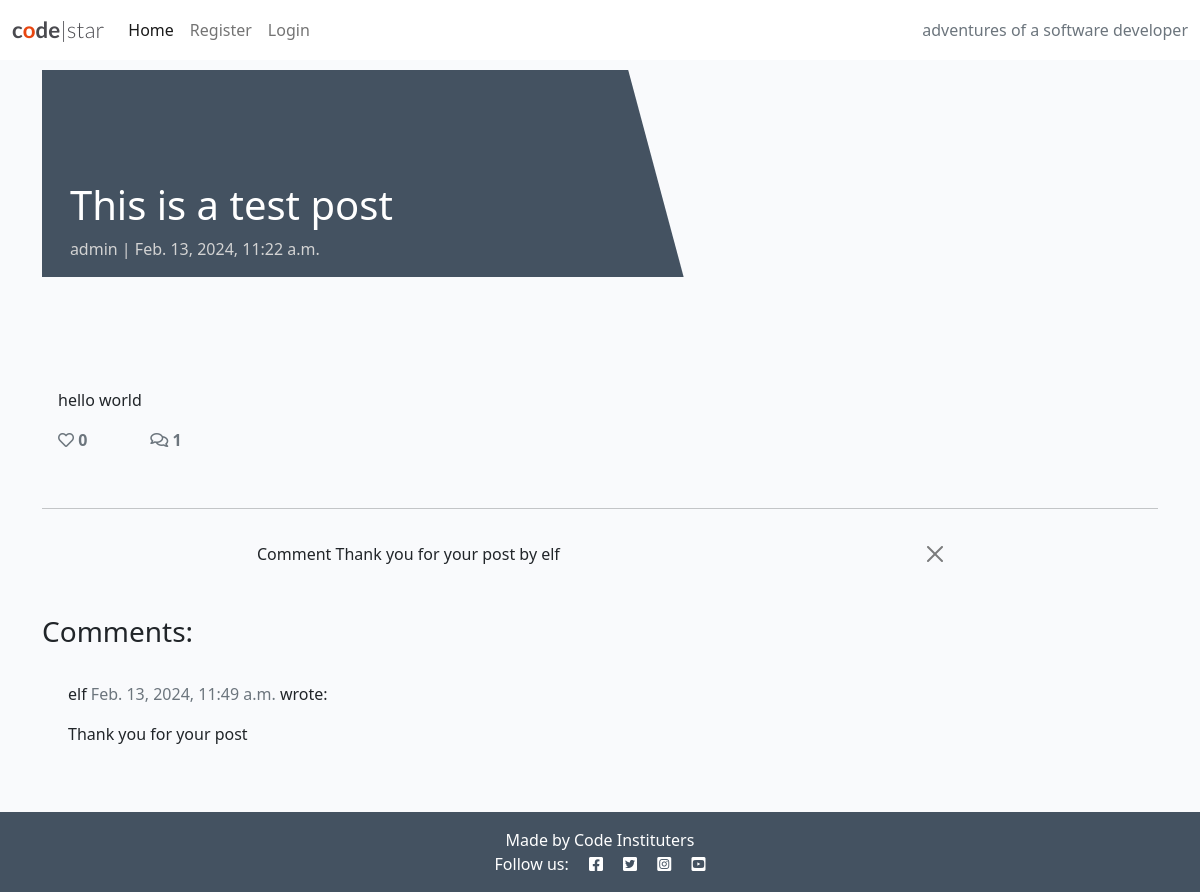
Page /Test_post1/ on the committed database.
### blog/models.py (models this page shows, shortened)
class Post(models.Model):
    title = models.CharField(max_length=200, unique=True)
    slug = models.SlugField(max_length=200, unique=True)
    author = models.ForeignKey(
        User, on_delete=models.CASCADE, related_name="blog_posts"
    )
    featured_image = CloudinaryField('image', default='placeholder')
    excerpt = models.TextField(blank=True)
    updated_on = models.DateTimeField(auto_now=True)
    content = models.TextField()
    created_on = models.DateTimeField(auto_now_add=True)
    status = models.IntegerField(choices=STATUS, default=0)
    likes = models.ManyToManyField(
        User, related_name='blogpost_like', blank=True)
    class Meta:
        ordering = ["-created_on"]
    def number_of_likes(self):
        return self.likes.count()

class Comment(models.Model):
    post = models.ForeignKey(Post, on_delete=models.CASCADE, related_name="comments")
    name = models.CharField(max_length=80)
    email = models.EmailField()
    body = models.TextField()
    created_on = models.DateTimeField(auto_now_add=True)
    approved = models.BooleanField(default=False)
    class Meta:
        ordering = ["created_on"]
    def __str__(self):
        return f"Comment {self.body} by {self.name}"

### blog/views.py (the view, shortened to what this page needs)
# urls.py: path('<slug:slug>/', views.PostDetail.as_view(), name='post_detail'),
class PostDetail(View):
    def get(self, request, slug, *args, **kwargs):
        queryset = Post.objects.filter(status=1)
        post = get_object_or_404(queryset, slug=slug)
        comments = post.comments.filter(approved=True).order_by("-created_on")
        liked = False
        if post.likes.filter(id=self.request.user.id).exists():
            liked = True
        return render(
            request,
            "post_detail.html",
            {
                "post": post,
                "comments": comments,
                "commented": False,
                "liked": liked,
                "comment_form": CommentForm()
            },
        )

### templates/post_detail.html (shortened to what this page needs)
{% extends 'base.html' %} {% block content %}
{% load crispy_forms_tags %}
<div class="masthead">
    <div class="container">
        <div class="row g-0">
            <div class="col-md-6 masthead-text">
                <h1 class="post-title">{{ post.title }}</h1>
                <p class="post-subtitle">{{ post.author }} | {{ post.created_on }}</p>
            </div>
            <div class="d-none d-md-block col-md-6 masthead-image">
            </div>
        </div>
    </div>
</div>
<div class="container">
    <div class="row">
        <div class="col card mb-4  mt-3 left  top">
            <div class="card-body">
                <p class="card-text ">
                    {{ post.content | safe }}
                </p>
                <div class="row">
                    <div class="col-1">
                        <strong>
                            {% if user.is_authenticated %}
                            <form class="d-inline" action="{% url 'post_like' post.slug %}" method="POST">
                                {% csrf_token %}
                                {% if liked %}
                                <button type="submit" name="blogpost_id" value="{{post.slug}}" class="btn-like"><i class="fas fa-heart"></i></button>
                                {% else %}
                                <button type="submit" name="blogpost_id" value="{{post.slug}}" class="btn-like"><i class="far fa-heart"></i></button>
                                {% endif %}
                            </form>
                            {% else %}
                            <span class="text-secondary"><i class="far fa-heart"></i></span>
                            {% endif %}
                        <span class="text-secondary">{{ post.number_of_likes }} </span>
                        </strong>
                    </div>
                    <div class="col-1">
                        {% with comments.count as total_comments %}
                        <strong class="text-secondary"><i class="far fa-comments"></i>
                            {{ total_comments }}</strong>
                        {% endwith %}
                    </div>
                </div>
            </div>
        </div>
    </div>
    <div class="row">
        <div class="col">
            <hr>
        </div>
    </div>
    <div class="container">
        <div class="row">
            <div class="col-md-8 offset-md-2">
                {% for comment in comments %}
                <div class="alert {{ message.tags }} alert-dismissible fade show" id="msg" role="alert">
                    {{ comment | safe }}
                    <button type="button" class="btn-close" data-bs-dismiss="alert" aria-label="Close"></button>
                </div>
                {% endfor %}
            </div>
        </div>
    </div>
    <div class="row">
        <div class="col-md-8 card mb-4  mt-3 ">
            <h3>Comments:</h3>
            <div class="card-body">
                {% for comment in comments %}
                <div class="comments" style="padding: 10px;">
                    <p class="font-weight-bold">
                        {{ comment.name }}
                        <span class=" text-muted font-weight-normal">
                            {{ comment.created_on }}
                        </span> wrote:
                    </p>
                    {{ comment.body | linebreaks }}
                </div>
                {% endfor %}
            </div>
        </div>
        <div class="col-md-4 card mb-4  mt-3 ">
            <div class="card-body">
            </div>
        </div>
    </div>
</div>
{% endblock content %}

### static/css/style.css (style rules this page uses)
body { background-color: #F9FAFC; }
.main-bg { background-color: #F9FAFC; }
.card { border: none; background-color: transparent; }
.masthead { margin-top: 10px; overflow: hidden; position: relative; display: inline-block; height: 33vh; width: 100%; }
.masthead-text { background-color: #445261; color: white; position: relative; }
.masthead-image { position: relative; overflow: hidden; }
.masthead-image:after { content: ""; position: absolute; top: 0; right: 90%; height: 100%; width: 150%; background: #445261; -webkit-transform: skew(15deg); -moz-transform: skew(15deg); transform: skew(15deg); z-index: 100; }
.post-title { margin-top: 20%; margin-left: 5%; }
.post-subtitle { margin-left: 5%; color: lightgray; }

### rows in the picture
Post: title "This is a test post", author "admin", created_on "Feb. 13, 2024, 11:22 a.m.", content "hello world", number_of_likes "0"
Comment: body+name "Comment Thank you for your post by elf", name "elf", created_on "Feb. 13, 2024, 11:49 a.m.", body "Thank you for your post"

### other values in the picture
{{ total_comments }} "1"
